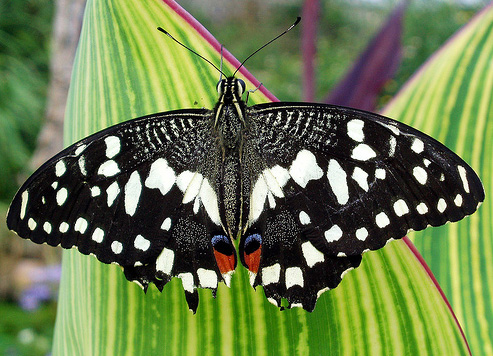
#> input picture blobs-and-stitching/data/blobs/butterfly.jpg, 493 x 356 px
$ python evalBlobsDetection.py
#> lines starting #> are read from the running program, lines starting #| are printed output that depends on the picture
### blobs-and-stitching/code/utils.py
import numpy as np
import os
import errno
import matplotlib.pyplot as plt
from skimage.feature import plot_matched_features

# [15 lines left out: function showMatches, not called in this run]


def imread(path):
#> called with path = '../data/blobs/butterfly.jpg'
    img = plt.imread(path).astype(float)

    #Remove alpha channel if it exists
    if img.ndim > 2 and img.shape[2] == 4:
        img = img[:, :, 0:3]
    #Puts images values in range [0,1]
    if img.max() > 1.0:
        img /= 255.0

    return img


# [26 lines left out: functions mkdir, gaussian, not called in this run]

### blobs-and-stitching/code/detectBlobs.py
# This code is part of:
#
#   CS4501-003: Computer Vision
#   University of Virginia
#   Instructor: Zezhou Cheng
#

import numpy as np
import cv2
import math
from scipy.ndimage import gaussian_laplace, maximum_filter


def detectBlobs(im, param=None):
    # Input:
    #   IM - input image
    #
    # Ouput:
    #   BLOBS - n x 4 array with blob in each row in (x, y, radius, score)
    #
    # Dummy - returns a blob at the center of the image

    if im.ndim == 3:
        im = (im * 255).astype(np.uint8)
#> im is the input picture: shape (356, 493, 3); mean R, G, B 106.9, 123.5, 76.9
        im = cv2.cvtColor(im, cv2.COLOR_BGR2GRAY)
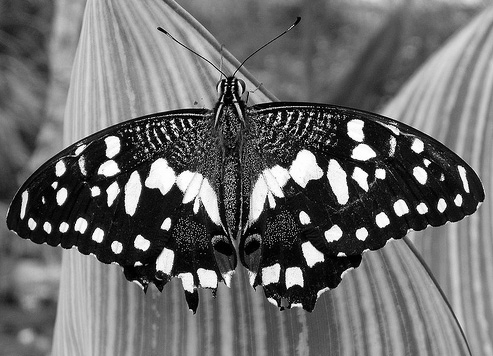
#> im: shape (356, 493); min 0, max 255, mean 107.7

    im = cv2.equalizeHist(im)
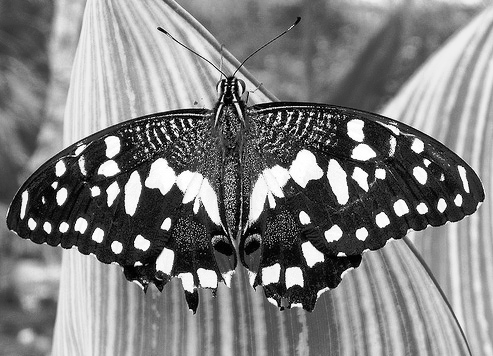
#> im: shape (356, 493); min 0, max 255, mean 127.8

    im = im.astype(np.float32)/255

    starting_sigma = 2
    num_scales = 15
    k = 1.2
    threshold = 0.005

    h, w = im.shape[0], im.shape[1]
#> h = 356; w = 493

    scale_space = np.zeros((h, w, num_scales))
    sigmas = starting_sigma * np.power(k, np.arange(num_scales))

    for i, sigma in enumerate(sigmas):
        log_response = gaussian_laplace(im, sigma) * (sigma ** 2)
        scale_space[:, :, i] = log_response ** 2
#> this loop made 15 passes
#> pass 1, in detectBlobs, `log_response = gaussian_laplace(im, sigma) * (sigma ** 2)`:
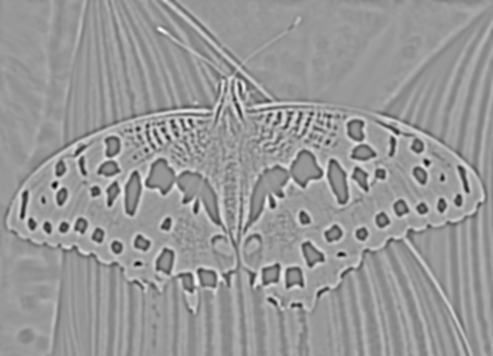
#> log_response: shape (356, 493) float32; min -0.567, max 0.383, mean -0.000347; drawn with min black and max white
#> pass 3, in detectBlobs, `log_response = gaussian_laplace(im, sigma) * (sigma ** 2)`:
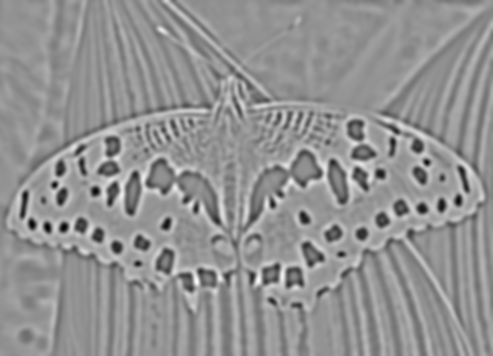
#> log_response: shape (356, 493) float32; min -0.554, max 0.408, mean -0.00026; drawn with min black and max white

    maxima = (scale_space == maximum_filter(scale_space, size=(3, 3, 3)))

    blobs = []
    for i in range(num_scales):
        y, x = np.where((scale_space[:, :, i] > threshold) & maxima[:, :, i])
        r = sigmas[i] * math.sqrt(2)
        scores = scale_space[y, x, i]
        blobs.extend(zip(x, y, [r] * len(x), scores))
#> this loop made 15 passes
#> (y, x) on passes 13 to 14: ([0, 142, 154, 163, 167, 242, 247, 293, 306], [369, 138, 396, 492, 233, 275, 200, 356, 0]), ([23, 63, 103, 130, 131, 132, 154, 155], [310, 386, 418, 284, 281, 279, 232, 492])
#> (y, x, scores) on pass 12: ([33, 91, 291, 301], [432, 193, 352, 0], [0.0226, 0.0285, 0.0191, 0.0284])
#> after the loop, blobs = 1892 items, first 6: (173, 0, 2.83, 0.027), (178, 0, 2.83, 0.00558), (106, 2, 2.83, 0.00674), (109, 2, 2.83, 0.00677), (84, 4, 2.83, 0.00946), (165, 6, 2.83, 0.0211)

    blobs = np.array(blobs)
#> blobs = 1892 rows, first 6: [173, 0, 2.83, 0.027], [178, 0, 2.83, 0.00558], [106, 2, 2.83, 0.00674], [109, 2, 2.83, 0.00677], [84, 4, 2.83, 0.00946], [165, 6, 2.83, 0.0211]
    if blobs.size > 1000:
        blobs = blobs[np.argsort(-blobs[:, 3])]
#> blobs = 1892 rows, first 6: [422, 208, 5.87, 0.358], [63, 227, 4.89, 0.353], [116, 247, 5.87, 0.349], [382, 220, 7.04, 0.348], [95, 191, 4.89, 0.341], [47, 227, 4.89, 0.341]

    return blobs

### blobs-and-stitching/code/drawBlobs.py
import numpy as np
import matplotlib.pyplot as plt
from skimage.color import rgb2gray

# DRAWBLOBS overlays the image with blobs as circles
#   DRAWBLOBS(IM, BLOBS, NMAX) overalys IM converted to a grayscale
#   image with BLOBS that are above a THRESHOLD. If THRESHOLD is not
#   specified it is set to 0.
#
# Input:
#   IM - the image (if rgb image is provided it is converted to grayscale)
#   BLOBS - n x 4 matrix with each row is a blob (x, y, radius, score)
#   NMAX - only NMAX blobs are shown (default = all)
#
# This code is part of:
#
#   CS4501-003: Computer Vision
#   University of Virginia
#   Instructor: Zezhou Cheng
#
def drawBlobs(im, blobs, nmax=None):

    if nmax is None:
        nmax = blobs.shape[0]
    nmax = min(nmax, blobs.shape[0])

    if im.shape[2] > 1:
        im = rgb2gray(im)

    plt.figure()
    plt.imshow(im, cmap="gray")

    if nmax < 1:
        return

    order = np.argsort(-blobs[:, 3])
    theta = np.linspace(0, 2*np.pi, 24)
    for i in range(nmax):
        r = blobs[order[i], 2]
        plt.plot(blobs[order[i], 0] + r*np.cos(theta),
                 blobs[order[i], 1] + r*np.sin(theta),
                 'r-', linewidth=2)

    plt.show()

### blobs-and-stitching/code/evalBlobsDetection.py
import os
import numpy as np
import matplotlib.pyplot as plt
from utils import imread
from detectBlobs import detectBlobs
from drawBlobs import drawBlobs

# Evaluation code for blob detection
# Your goal is to implement scale space blob detection using LoG
#
# This code is part of:
#
#   CMPSCI 670: Computer Vision
#   University of Massachusetts, Amherst
#   Instructor: Subhransu Maji

imageName = 'butterfly.jpg'
numBlobsToDraw = 1000
imName = imageName.split('.')[0]

datadir = os.path.join('..', 'data', 'blobs')
im = imread(os.path.join(datadir, imageName))

blobs = detectBlobs(im)  # dummy placeholder

drawBlobs(im, blobs, numBlobsToDraw)
#> in drawBlobs, `im = rgb2gray(im)`:
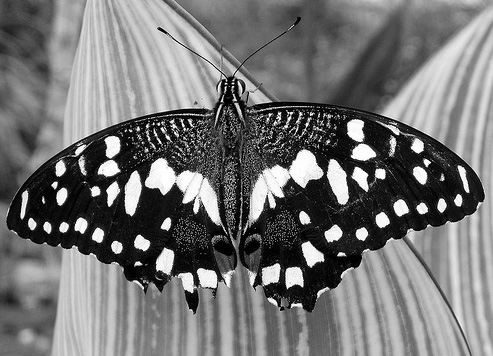
#> im: shape (356, 493) float64; min 0, max 1, mean 0.457
#> in drawBlobs, `order = np.argsort(-blobs[:, 3])`: order = 1892 values from 0 to 1891
#> the loop in drawBlobs, `for i in range(nmax):` made 1000 passes
#> r on passes 1 to 3: 5.87, 4.89, 5.87
#> in drawBlobs, `plt.show()`:
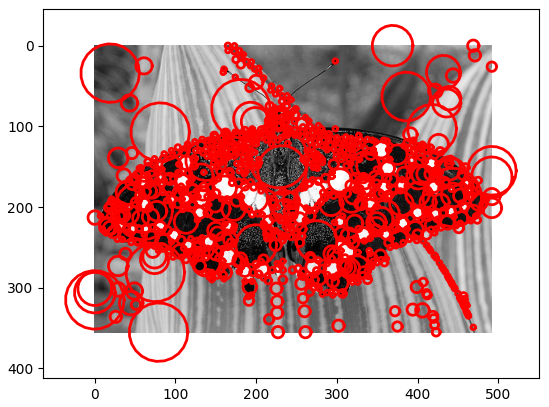
#> figure drawn by matplotlib, 1 panel
